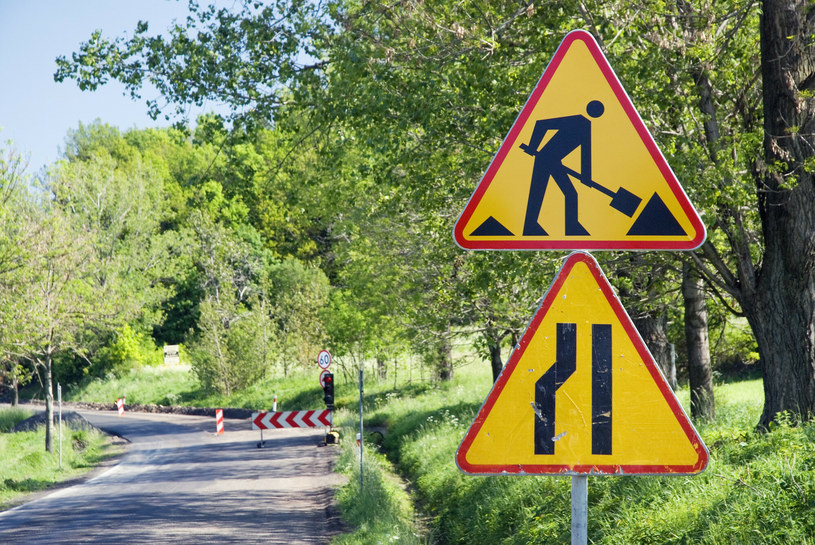
#> input picture ostrzegawcze.jpg, 815 x 545 px
$ python testing_colors_hsv.py
#> lines starting #> are read from the running program, lines starting #| are printed output that depends on the picture; after the words box and inside, x2 and y2 are one past the last pixel; in counts of white or black regions, pixels touching at a corner belong together
import cv2

img = cv2.imread("ostrzegawcze.jpg")
#> img is the input picture: shape (545, 815, 3); mean B, G, R 92.2, 136.6, 128.4
hsv = cv2.cvtColor(img, cv2.COLOR_BGR2HSV)
#> hsv: shape (545, 815, 3); mean H, S, V 57, 109.6, 147.5

cv2.namedWindow("Find Color", cv2.WINDOW_AUTOSIZE)
cv2.createTrackbar("Hue Min", "Find Color", 0, 179, (lambda a: None))
#> slider 'Hue Min' is set to 35
cv2.createTrackbar("Hue Max", "Find Color", 179, 179, (lambda a: None))
cv2.createTrackbar("Sat Min", "Find Color", 0, 255, (lambda a: None))
#> slider 'Sat Min' is set to 51
cv2.createTrackbar("Sat Max", "Find Color", 255, 255, (lambda a: None))
cv2.createTrackbar("Val Min", "Find Color", 0, 255, (lambda a: None))
#> slider 'Val Min' is set to 51
cv2.createTrackbar("Val Max", "Find Color", 255, 255, (lambda a: None))

while 1:
    hmin = cv2.getTrackbarPos("Hue Min", "Find Color")
    hmax = cv2.getTrackbarPos("Hue Max", "Find Color")
    smin = cv2.getTrackbarPos("Sat Min", "Find Color")
    smax = cv2.getTrackbarPos("Sat Max", "Find Color")
    vmin = cv2.getTrackbarPos("Val Min", "Find Color")
    vmax = cv2.getTrackbarPos("Val Max", "Find Color")
    mask = cv2.inRange(hsv, (hmin, smin, vmin), (hmax, smax, vmax))
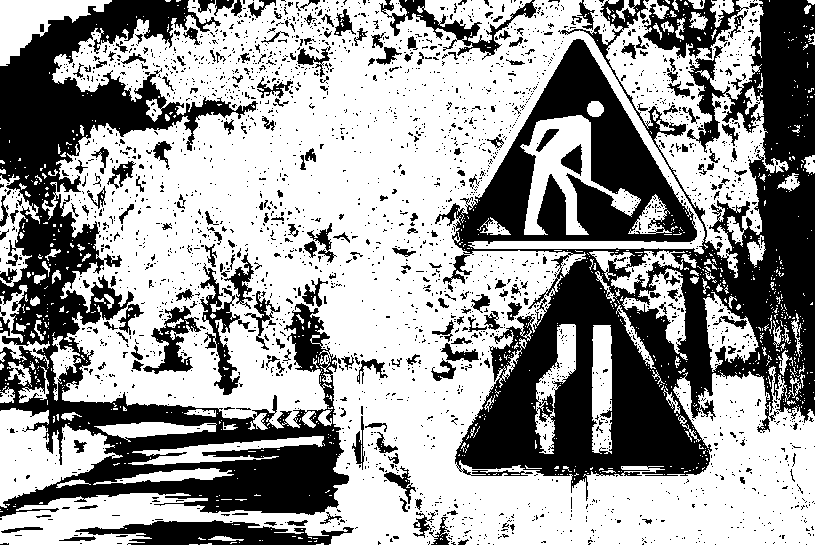
#> mask: shape (545, 815); 60.7% white; 2739 black regions (2512 under 20 px), largest, box (x1, y1, x2, y2) and area: (435, 0, 815, 501) 83461, (0, 0, 349, 517) 54030, (75, 520, 354, 545) 3971
    cv2.imshow("finding colors", mask)

    mask_hsv_red = cv2.inRange(hsv, (75, 24, 116), (121, 255, 255))
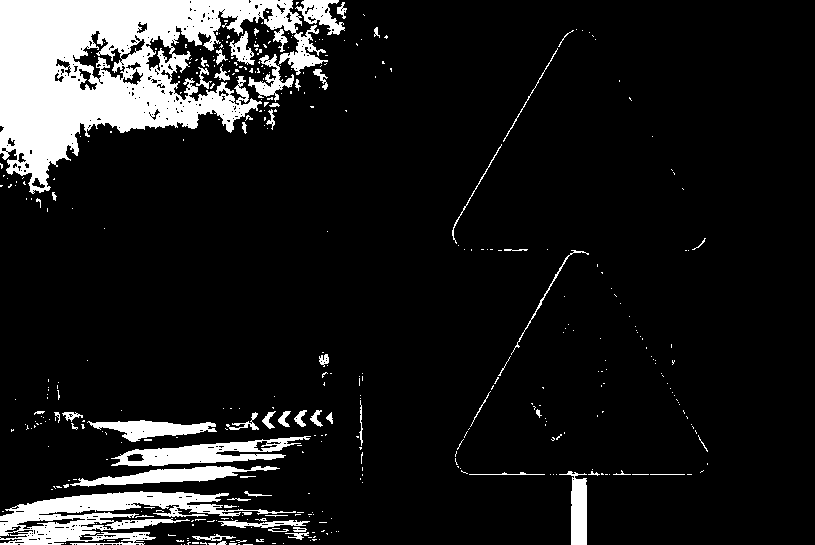
#> mask_hsv_red: shape (545, 815); 11.3% white; 406 white regions (343 under 20 px), largest, box (x1, y1, x2, y2) and area: (0, 0, 328, 194) 29776, (0, 491, 296, 545) 6728, (111, 436, 311, 466) 2653
    mask_hsv_blue = cv2.inRange(hsv, (160, 113, 132), (179, 255, 255))
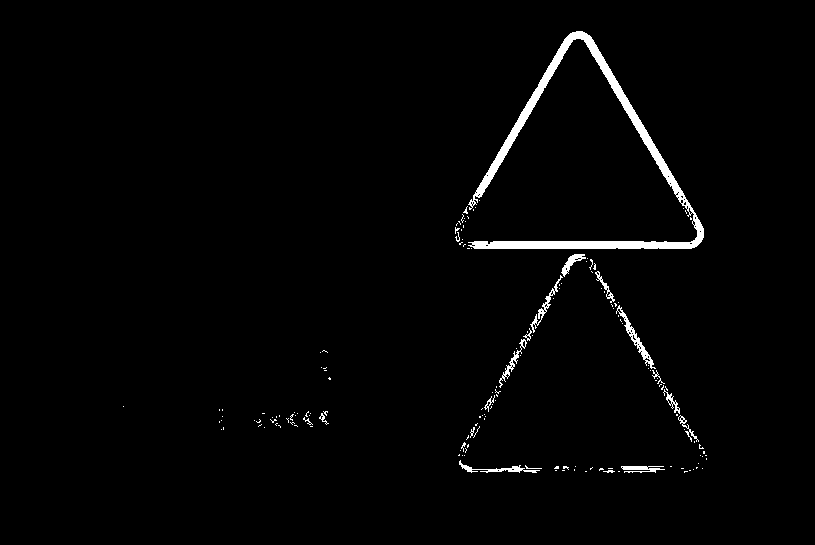
#> mask_hsv_blue: shape (545, 815); 1.7% white; 158 white regions (139 under 20 px), largest, box (x1, y1, x2, y2) and area: (468, 31, 704, 249) 5185, (616, 305, 656, 369) 365, (459, 460, 540, 473) 261

    mask = cv2.bitwise_or(mask_hsv_red, mask_hsv_blue)
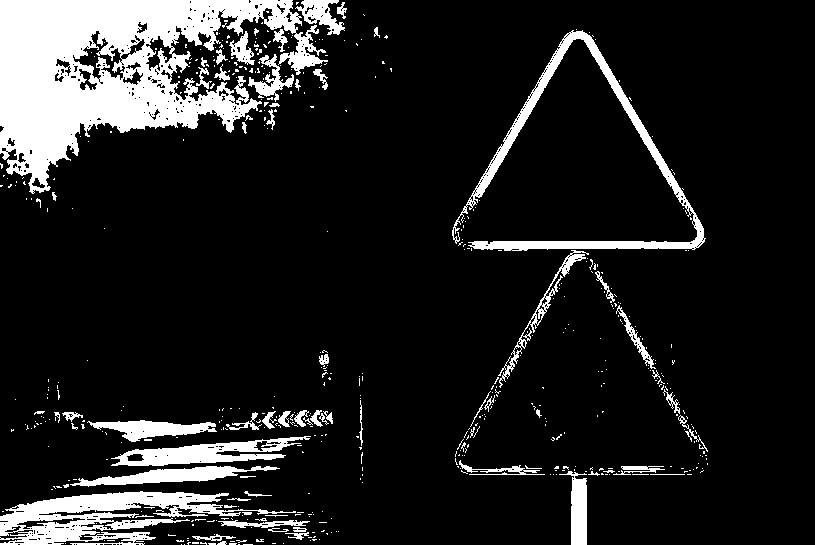
#> mask: shape (545, 815); 13.1% white; 515 white regions (447 under 20 px), largest, box (x1, y1, x2, y2) and area: (0, 0, 328, 194) 29776, (0, 491, 296, 545) 6728, (452, 30, 706, 251) 5643
    target = cv2.bitwise_and(img, img, mask=mask)
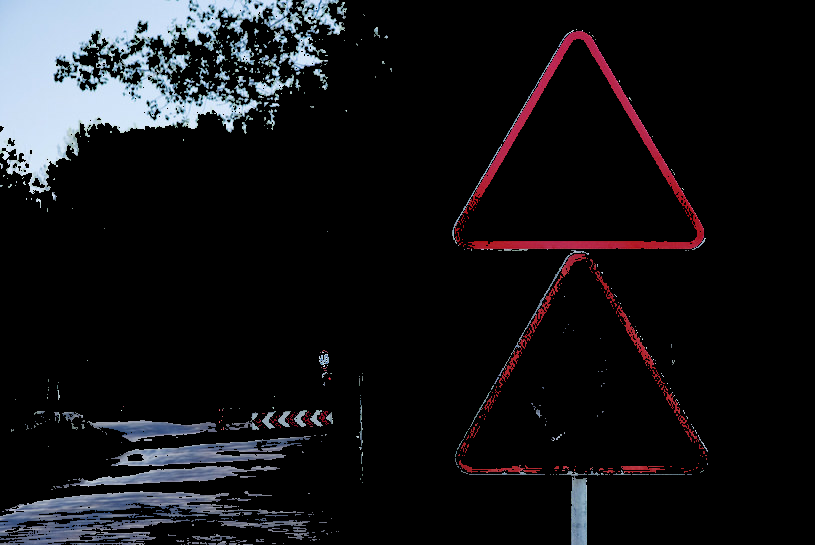
#> target: shape (545, 815, 3); mean B, G, R 23.5, 20.7, 20.8
    cv2.imshow("color", target)

    cv2.waitKey(1)

$ run again, with zakazu_i_informacyjne.jpg copied over ostrzegawcze.jpg
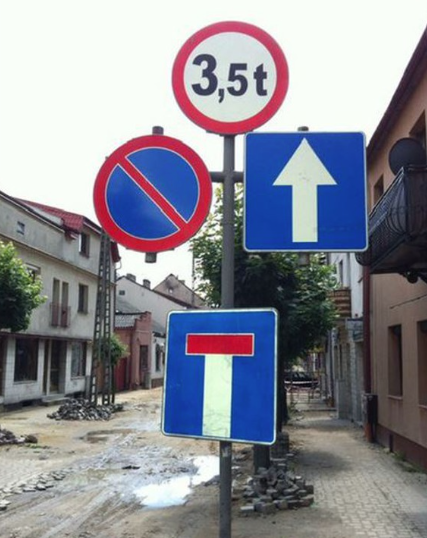
#> input picture zakazu_i_informacyjne.jpg, 427 x 538 px
#> img is the input picture: shape (538, 427, 3); mean B, G, R 149.4, 140.2, 139.5
#> hsv: shape (538, 427, 3); mean H, S, V 77.7, 55.6, 160.1
#> `mask = cv2.inRange(hsv, (hmin, smin, vmin), (hmax, smax, vmax))`:
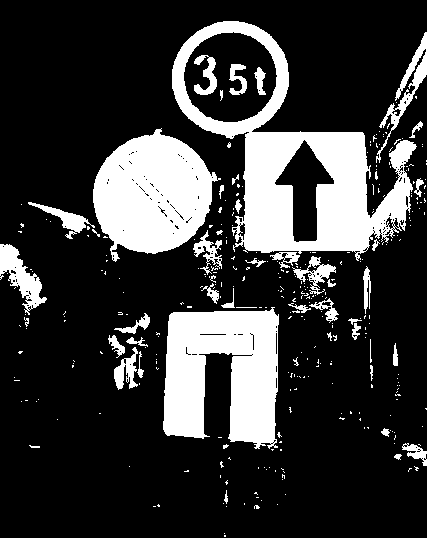
#> mask: shape (538, 427); 21.9% white; 332 white regions (284 under 20 px), largest, box (x1, y1, x2, y2) and area: (172, 21, 417, 261) 18129, (163, 307, 279, 449) 11970, (93, 128, 221, 262) 11127
#> mask_hsv_red: shape (538, 427); 13.9% white; 205 white regions (185 under 20 px), largest, box (x1, y1, x2, y2) and area: (242, 130, 369, 252) 12405, (160, 308, 278, 445) 11242, (107, 167, 177, 239) 2756
#> mask_hsv_blue: shape (538, 427); 3.9% white; 8 white regions (5 under 20 px), largest, box (x1, y1, x2, y2) and area: (94, 135, 212, 252) 4522, (173, 22, 288, 134) 3324, (187, 335, 253, 354) 1190
#> `target = cv2.bitwise_and(img, img, mask=mask)`:
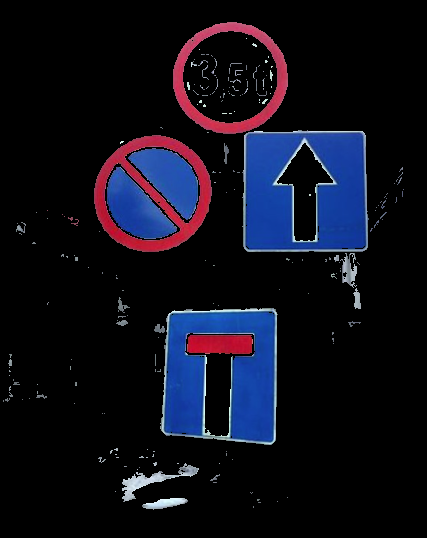
#> target: shape (538, 427, 3); mean B, G, R 26.3, 14.3, 14.3

$ run again, with zakazu_i_ostrzegawczy.png saved as ostrzegawcze.jpg
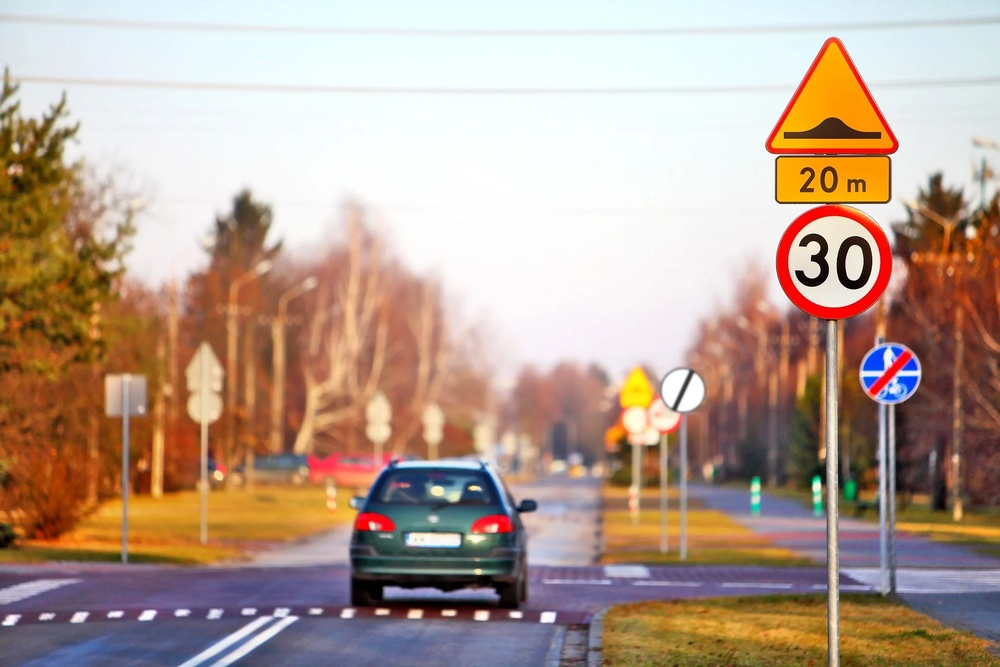
#> input picture zakazu_i_ostrzegawczy.png, 1000 x 667 px, shrunk from 1920 x 1280 before the run
#> img is the input picture: shape (667, 1000, 3); mean B, G, R 144.7, 159.4, 182.6
#> hsv: shape (667, 1000, 3); mean H, S, V 60.9, 85.4, 190.2
#> `mask = cv2.inRange(hsv, (hmin, smin, vmin), (hmax, smax, vmax))`:
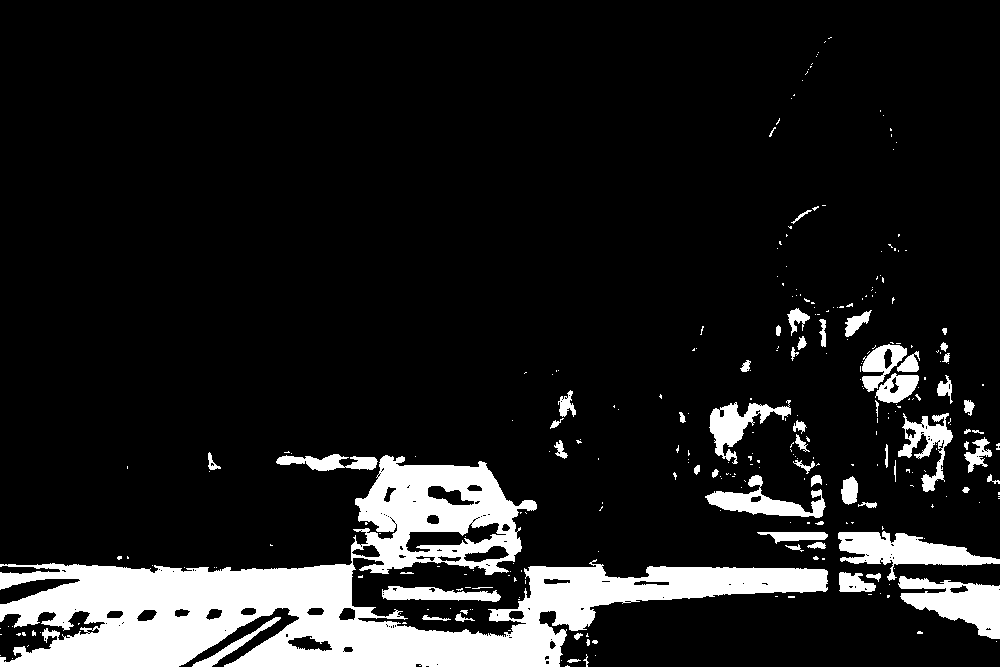
#> mask: shape (667, 1000); 12.4% white; 296 white regions (232 under 20 px), largest, box (x1, y1, x2, y2) and area: (0, 455, 828, 667) 59249, (838, 531, 1000, 581) 3496, (898, 576, 1000, 639) 3447
#> mask_hsv_red: shape (667, 1000); 7% white; 169 white regions (109 under 20 px), largest, box (x1, y1, x2, y2) and area: (273, 618, 566, 667) 10228, (17, 611, 289, 667) 6647, (672, 0, 1000, 30) 6508
#> mask_hsv_blue: shape (667, 1000); 0.31% white; 60 white regions (51 under 20 px), largest, box (x1, y1, x2, y2) and area: (307, 454, 376, 471) 567, (358, 513, 396, 532) 408, (472, 515, 513, 533) 392
#> `target = cv2.bitwise_and(img, img, mask=mask)`:
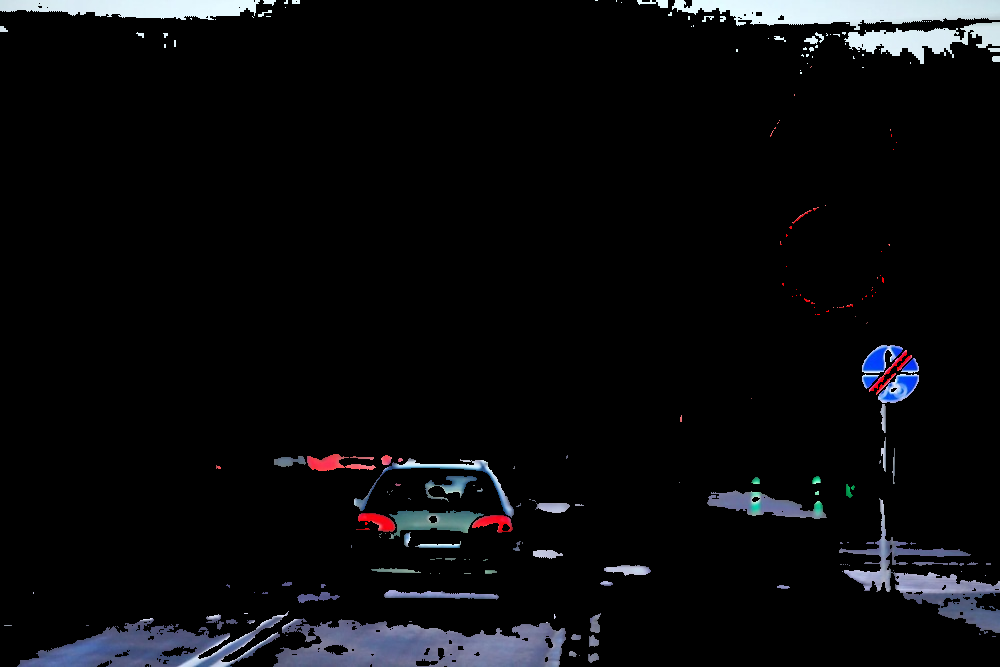
#> target: shape (667, 1000, 3); mean B, G, R 13.1, 11.1, 10.6
